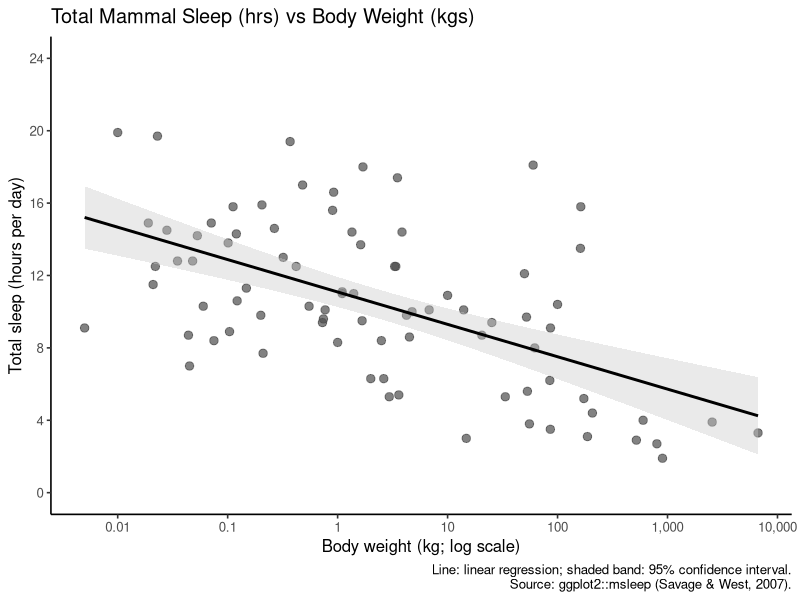
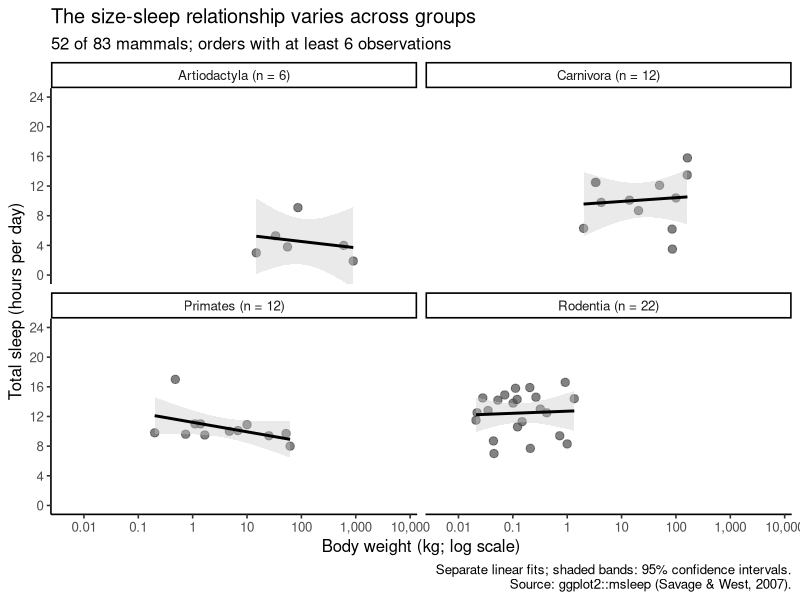

Recreate these plots in R, in order.
## ---- chunk 1
# Visualization 1: body size and daily sleep in mammals
# Data: ggplot2::msleep
# Source: https://ggplot2.tidyverse.org/reference/msleep.html
# Sleep and weight data: Savage & West (2007), doi:10.1073/pnas.0610080104

#install.packages(ggplot2)

library(ggplot2)

#calling msleep function from package
sleep_data <- ggplot2::msleep

# Create the scatterplot and add a fitted regression line.
sleep_plot_1 <- ggplot(sleep_data, aes(x = bodywt, y = sleep_total)) +
  #scatterplot for each row of data
  geom_point(size = 2.5, alpha = 0.7, colour = "grey30") +
  #linear regression line
  geom_smooth(
    method = "lm",
    formula = y ~ x,
    se = TRUE,
    colour = "black",
    fill = "grey80"
  ) +
  #body weight on a log scale as too much variance in weight normally
  #regression will still plot this even though it comes after
  scale_x_log10(
    breaks = c(0.01, 0.1, 1, 10, 100, 1000, 10000),
    labels = c("0.01", "0.1", "1", "10", "100", "1,000", "10,000")
  ) +
  #y scale
  #set continuous with break point 0-24, 4
  scale_y_continuous(breaks = c(0, 4, 8, 12, 16, 20, 24)) +
  #range
  coord_cartesian(ylim = c(0, 24)) +
  #add labels to full plot
  labs(
    title = "Total Mammal Sleep (hrs) vs Body Weight (kgs)",
        x = "Body weight (kg; log scale)",
    y = "Total sleep (hours per day)",
    caption = paste(
      "Line: linear regression; shaded band: 95% confidence interval.",
      "Source: ggplot2::msleep (Savage & West, 2007).",
      sep = "\n"
    )
  ) +
  
  theme_classic(base_size = 12)

print(sleep_plot_1)
## ---- chunk 2
#| message: false
#count the types of animal in the 'orders' (e.g. rodent, primate)
#then only take ones with greater than 6 animals
#then make new column with the n of the animal beside the order
library("dplyr")

sleep_by_order <- sleep_data |> 
  add_count(order, name = "n") |>
  filter(n >= 6) |>
  mutate(order_label = paste0(order, " (n = ", n, ")"))

#then repeat plotting process from step 1 but now broken down by the types of mammal
#using 

sleep_plot_2 <- ggplot(
  sleep_by_order,
  aes(x = bodywt, y = sleep_total)
) +
  geom_point(size = 2.5, alpha = 0.7, colour = "grey30") +
  geom_smooth(
    method = "lm",
    formula = y ~ x,
    se = TRUE,
    level = 0.95,
    colour = "black",
    fill = "grey80"
  ) +
  #making a unique panel for each order
  #scales 'fixed' to compare across panels
  facet_wrap(~ order_label, ncol = 2, scales = "fixed") +
  scale_x_log10(
    breaks = c(0.01, 0.1, 1, 10, 100, 1000, 10000),
    labels = c("0.01", "0.1", "1", "10", "100", "1,000", "10,000")
  ) +
  scale_y_continuous(breaks = seq(0, 24, 4)) +
  coord_cartesian(
    xlim = range(sleep_data$bodywt),
    ylim = c(0, 24)
  ) +
  labs(
    title = "The size-sleep relationship varies across groups",
    subtitle = paste(
      nrow(sleep_by_order), "of", nrow(sleep_data),
      "mammals; orders with at least 6 observations"
    ),
    x = "Body weight (kg; log scale)",
    y = "Total sleep (hours per day)",
    caption = paste(
      "Separate linear fits; shaded bands: 95% confidence intervals.",
      "Source: ggplot2::msleep (Savage & West, 2007).",
      sep = "\n"
    )
  ) +
  theme_classic(base_size = 12)

# Display the plot, including when this entire script is sourced.
print(sleep_plot_2)
